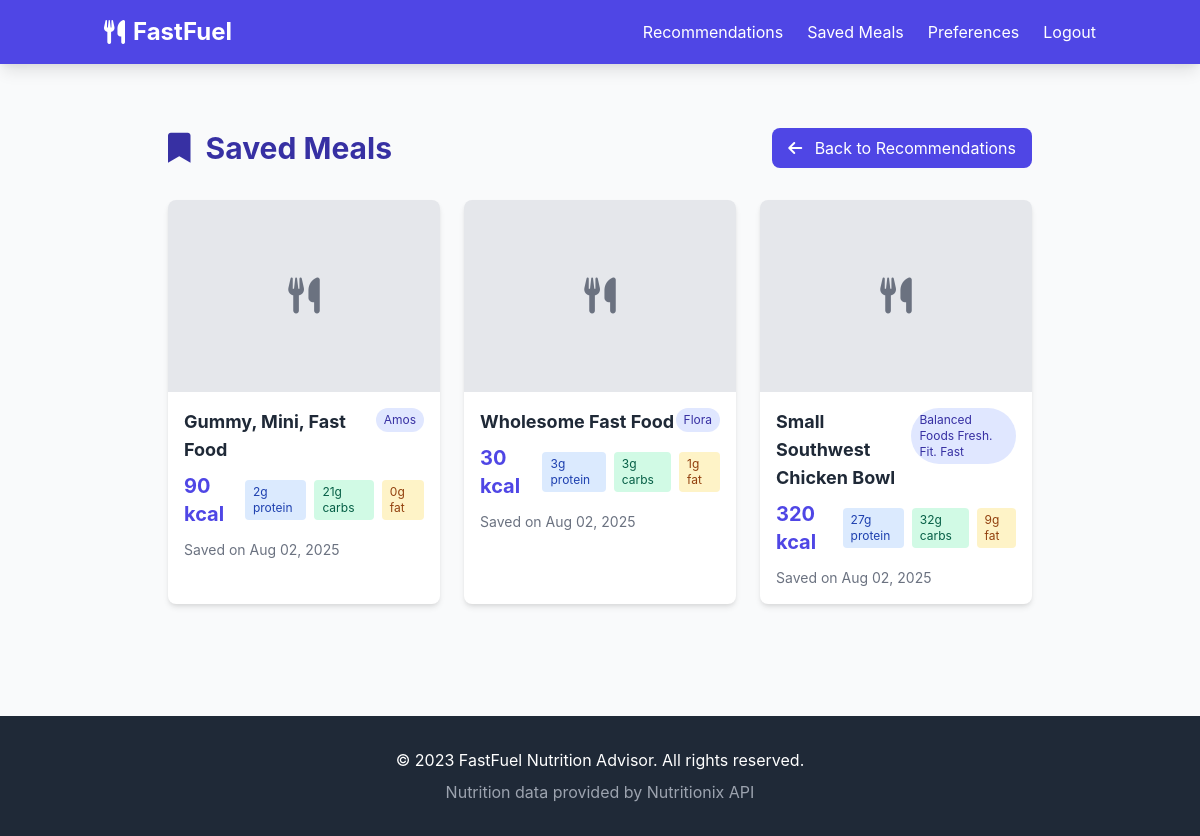
/saved-meals/ (signed in), run on the app's committed database.
### nutrition/models.py (models this page shows, shortened)
class SavedMeal(models.Model):
    user = models.ForeignKey(User, on_delete=models.CASCADE)
    meal_id = models.CharField(max_length=100)
    meal_name = models.CharField(max_length=200)
    restaurant = models.CharField(max_length=200)
    calories = models.PositiveIntegerField()
    protein = models.PositiveIntegerField()
    carbs = models.PositiveIntegerField()
    fat = models.PositiveIntegerField()
    saved_at = models.DateTimeField(auto_now_add=True)
    class Meta:
        unique_together = ('user', 'meal_id')

### nutrition/views.py (the view)
# urls.py: path('saved-meals/', views.saved_meals, name='saved_meals'),
@login_required
def saved_meals(request):
    meals = SavedMeal.objects.filter(user=request.user).order_by('-saved_at')
    return render(request, 'nutrition/saved_meals.html', {'meals': meals})

### nutrition/templates/nutrition/saved_meals.html
{% extends 'nutrition/base.html' %}
{% load static %}
{% block content %}
<div class="max-w-4xl mx-auto py-8 px-4">
    <div class="flex justify-between items-center mb-8">
        <h1 class="text-3xl font-bold text-indigo-800">
            <i class="fas fa-bookmark mr-2"></i> Saved Meals
        </h1>
        <a href="{% url 'recommendations' %}" class="bg-indigo-600 hover:bg-indigo-700 text-white px-4 py-2 rounded-lg">
            <i class="fas fa-arrow-left mr-2"></i> Back to Recommendations
        </a>
    </div>
    {% if not meals %}
    <div class="bg-white rounded-lg shadow-md p-8 text-center">
        <div class="text-indigo-600 mb-4">
            <i class="fas fa-bookmark text-5xl"></i>
        </div>
        <h3 class="text-xl font-bold text-gray-800 mb-2">No Saved Meals Yet</h3>
        <p class="text-gray-600 mb-4">You haven't saved any meals yet. When you find meals you like, click the "Save Meal" button to add them here.</p>
        <a href="{% url 'recommendations' %}" class="inline-block bg-indigo-600 hover:bg-indigo-700 text-white font-bold py-2 px-6 rounded-lg">
            Find Meals to Save
        </a>
    </div>
    {% else %}
    <div class="grid md:grid-cols-2 lg:grid-cols-3 gap-6">
        {% for meal in meals %}
        <div class="bg-white rounded-lg shadow-md overflow-hidden hover:shadow-lg transition duration-300">
            {% if meal.photo.thumb %}
            <img src="{{ meal.photo.thumb }}" alt="{{ meal.meal_name }}" class="w-full h-48 object-cover">
            {% else %}
            <div class="bg-gray-200 w-full h-48 flex items-center justify-center text-gray-500">
                <i class="fas fa-utensils text-4xl"></i>
            </div>
            {% endif %}
            <div class="p-4">
                <div class="flex justify-between items-start mb-2">
                    <h3 class="text-lg font-bold text-gray-800">{{ meal.meal_name }}</h3>
                    <span class="bg-indigo-100 text-indigo-800 text-xs px-2 py-1 rounded-full">
                        {{ meal.restaurant }}
                    </span>
                </div>
                <div class="flex items-center justify-between mb-3">
                    <span class="text-xl font-bold text-indigo-600">
                        {{ meal.calories }} kcal
                    </span>
                    <div class="flex space-x-2">
                        <span class="bg-blue-100 text-blue-800 text-xs px-2 py-1 rounded">{{ meal.protein }}g protein</span>
                        <span class="bg-green-100 text-green-800 text-xs px-2 py-1 rounded">{{ meal.carbs }}g carbs</span>
                        <span class="bg-yellow-100 text-yellow-800 text-xs px-2 py-1 rounded">{{ meal.fat }}g fat</span>
                    </div>
                </div>
                <div class="flex justify-between">
                    <span class="text-sm text-gray-500">
                        Saved on {{ meal.saved_at|date:"M d, Y" }}
                    </span>
                </div>
            </div>
        </div>
        {% endfor %}
    </div>
    {% endif %}
</div>
{% endblock %}

### nutrition/templates/nutrition/base.html (shortened to what this page needs)
{% load static %}
<!DOCTYPE html>
<html lang="en">
<head>
    <link href="https://cdn.jsdelivr.net/npm/tailwindcss@2.2.19/dist/tailwind.min.css" rel="stylesheet">
    <link href="https://cdnjs.cloudflare.com/ajax/libs/font-awesome/6.0.0-beta3/css/all.min.css" rel="stylesheet">
    <link href="{% static 'css/style.css' %}" rel="stylesheet">
</head>
<body class="bg-gray-50">
    <header class="bg-indigo-600 text-white shadow-lg">
        <div class="container mx-auto px-4 py-4 flex justify-between items-center">
            <a href="{% url 'index' %}" class="text-2xl font-bold flex items-center">
                <i class="fas fa-utensils mr-2"></i>
                FastFuel
            </a>
            <nav>
                <ul class="flex space-x-6">
                    {% if user.is_authenticated %}
                        <li><a href="{% url 'recommendations' %}" class="hover:text-indigo-200">Recommendations</a></li>
                        <li><a href="{% url 'saved_meals' %}" class="hover:text-indigo-200">Saved Meals</a></li>
                        <li><a href="{% url 'set_preferences' %}" class="hover:text-indigo-200">Preferences</a></li>
                        <form action="{% url 'logout' %}" method="post">
                            <button type="submit" class="logout-button">Logout</button>
                        </form>
                    {% else %}
                        <li><a href="{% url 'register' %}" class="hover:text-indigo-200">Register</a></li>
                        <li><a href="{% url 'login' %}" class="hover:text-indigo-200">Login</a></li>
                        <li><a href="{% url 'guest_preferences' %}" class="hover:text-indigo-200">Guest</a></li>
                    {% endif %}
                </ul>
            </nav>
        </div>
    </header>
    <main class="container mx-auto px-4 py-8">
        {% block content %}
        {% endblock %}
    </main>
    <footer class="bg-gray-800 text-white py-8 mt-12">
        <div class="container mx-auto px-4 text-center">
            <p>&copy; 2023 FastFuel Nutrition Advisor. All rights reserved.</p>
            <p class="mt-2 text-gray-400">Nutrition data provided by Nutritionix API</p>
        </div>
    </footer>
</body>
</html>

### nutrition/static/css/style.css (style rules this page uses)
body { font-family: 'Inter', -apple-system, BlinkMacSystemFont, sans-serif; }

### data on the page
SavedMeal: meal_name "Gummy, Mini, Fast Food", restaurant "Amos", calories "90", protein "2", carbs "21", fat "0", saved_at "Aug 02, 2025"
SavedMeal: meal_name "Wholesome Fast Food", restaurant "Flora", calories "30", protein "3", carbs "3", fat "1", saved_at "Aug 02, 2025"
SavedMeal: meal_name "Small Southwest Chicken Bowl", restaurant "Balanced Foods Fresh. Fit. Fast", calories "320", protein "27", carbs "32", fat "9", saved_at "Aug 02, 2025"
